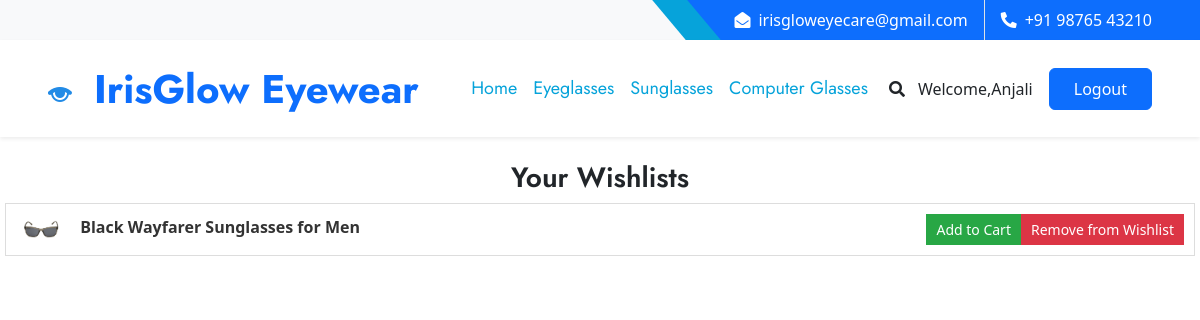
The page /wishlist/ (signed in) on the database as committed earlier.
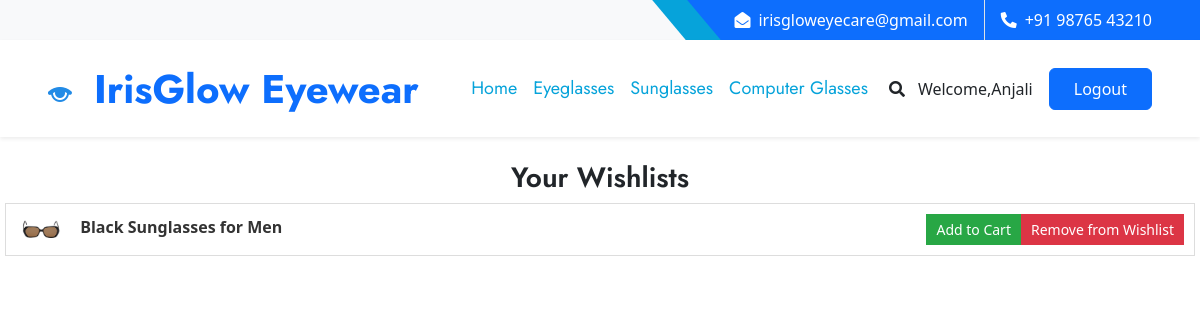
The same page on the database as committed later.
### IrisGlowApp/models.py (models this page shows, shortened)
class Wishlist(models.Model):
    user = models.ForeignKey(User, on_delete=models.CASCADE)
    frame = models.ForeignKey(Frame, on_delete=models.CASCADE)

class Frame(models.Model):
    GENDER_CHOICES = (
        ('M', 'Male'),
        ('F', 'Female'),
        ('K', 'Kids'),
    )
    CATEGORY_CHOICES = (
        ('Eyeglasses', 'Eyeglasses'),
        ('Sunglasses', 'Sunglasses'),
        ('Computer Glasses', 'Computer Glasses'),
    )
    FRAME_MATERIAL_CHOICES = (
        ('Metal', 'Metal'),
        ('Plastic', 'Plastic'),
        ('Wood', 'Wood'),
        ('Aluminium', 'Aluminium'),
        ('Glass', 'Glass'),
    )
    FRAME_STYLE_CHOICES = (
        ('Circle', 'Circle'),
        ('Rectangle', 'Rectangle'),
        ('Geometric', 'Geometric'),
        ('Square', 'Square'),
    )
    SIZE_CHOICES = (
        ('Small', 'Small'),
        ('Medium', 'Medium'),
        ('Large', 'Large'),
    )
    BRAND_CHOICES = (
        ('Fastrack', 'Fastrack'),
        ('Titan', 'Titan'),
        ('Essilor', 'Essilor'),
        ('Ray-Ban', 'Ray-Ban'),
        ('Boss', 'Boss'),
        ('Polaroid', 'Polaroid'),
        ('Vogue', 'Vogue'),
    )
    COLOR_CHOICES = (
        ('Red', 'Red'),
        ('Blue', 'Blue'),
        ('Green', 'Green'),
        ('Black', 'Black'),
        ('White', 'White'),
    )
    TEMPLE_LENGTH_CHOICES = [
        ('140', '140 mm'),
        ('141', '141 mm'),
        ('142', '142 mm'),
        ('143', '143 mm'),
        ('144', '144 mm'),
        ('145', '145 mm'),
        ('146', '146 mm'),
        ('147', '147 mm'),
        ('148', '148 mm'),
        ('149', '149 mm'),
        ('150', '150 mm'),
        ('151', '151 mm'),
        ('152', '152 mm'),
        ('153', '153 mm'),
        ('154', '154 mm'),
        ('155', '155 mm'),
        ('156', '156 mm'),
        ('157', '157 mm'),
        ('158', '158 mm'),
    ]
    BRIDGE_SIZE_CHOICES = [
        ('15', '15 mm'),
        ('16', '16 mm'),
        ('17', '17 mm'),
        ('18', '18 mm'),
        ('19', '19 mm'),
        ('20', '20 mm'),
        ('21', '21 mm'),
        ('22', '22 mm'),
        ('23', '23 mm'),
        ('24', '24 mm'),
        ('25', '25 mm'),
    ]
    LENS_WIDTH_CHOICES = [
        ('45', '45 mm'),
        ('46', '46 mm'),
        ('47', '47 mm'),
        ('48', '48 mm'),
        ('49', '49 mm'),
        ('50', '50 mm'),
        ('51', '51 mm'),
        ('52', '52 mm'),
        ('53', '53 mm'),
        ('54', '54 mm'),
        ('55', '55 mm'),
        ('56', '56 mm'),
        ('57', '57 mm'),
        ('58', '58 mm'),
    ]
    name = models.CharField(max_length=255, unique=True)
    brand_name = models.CharField(max_length=255, choices=BRAND_CHOICES)
    category = models.CharField(max_length=255, choices=CATEGORY_CHOICES)
    product_description = models.TextField()
    material_description = models.TextField()
    gender = models.CharField(max_length=1, choices=GENDER_CHOICES)
    price = models.DecimalField(max_digits=10, decimal_places=2, validators=[MaxValueValidator(10000)])
    stock_quantity = models.PositiveIntegerField(default=0)
    production_date = models.DateField(null=True, blank=True)
    color = models.CharField(max_length=50, null=True, blank=True, choices=COLOR_CHOICES)
    size = models.CharField(max_length=10, choices=SIZE_CHOICES, null=True, blank=True)
    frame_material = models.CharField(max_length=20, choices=FRAME_MATERIAL_CHOICES, null=True, blank=True)
    frame_style = models.CharField(max_length=20, choices=FRAME_STYLE_CHOICES, null=True, blank=True)
    temple_length = models.CharField(max_length=3, choices=TEMPLE_LENGTH_CHOICES, default='15')
    bridge_size = models.CharField(max_length=5, choices=BRIDGE_SIZE_CHOICES, default='15')
    lens_width = models.CharField(max_length=5, choices=LENS_WIDTH_CHOICES, default='15')
    thumbnail = models.ImageField(upload_to='frame_thumbnails/')
    image_2 = models.ImageField(upload_to='frame_images/', blank=True, null=True)
    image_3 = models.ImageField(upload_to='frame_images/', blank=True, null=True)
    image_4 = models.ImageField(upload_to='frame_images/', blank=True, null=True)
    image_5 = models.ImageField(upload_to='frame_images/', blank=True, null=True)
    frame_id = models.AutoField(primary_key=True, unique=True)

### IrisGlowApp/views.py (the view)
# urls.py: path('wishlist/', views.view_wishlist, name='wishlist'),
def view_wishlist(request):
    user = request.user
    wishlist_items = Wishlist.objects.filter(user=user)
    return render(request, 'wishlist.html', {'wishlist_items': wishlist_items})

### template/wishlist.html (shortened to what this page needs)
{% load static %}
<!DOCTYPE html>
<html lang="en">
<head>
    <link href="https://cdnjs.cloudflare.com/ajax/libs/font-awesome/5.10.0/css/all.min.css" rel="stylesheet">
    <link href="https://cdn.jsdelivr.net/npm/bootstrap-icons@1.4.1/font/bootstrap-icons.css" rel="stylesheet">
    <link href="{% static 'lib/owlcarousel/assets/owl.carousel.min.css' %}" rel="stylesheet">
    <link href="{% static 'lib/animate/animate.min.css' %}" rel="stylesheet">
    <link href="{% static 'lib/tempusdominus/css/tempusdominus-bootstrap-4.min.css' %}" rel="stylesheet" />
    <link href="{% static 'lib/twentytwenty/twentytwenty.css' %}" rel="stylesheet" />
    <link href="{% static 'css/bootstrap.min.css' %}" rel="stylesheet">
    <link href="{% static 'css/style.css' %}" rel="stylesheet">
    <link href="https://cdn.jsdelivr.net/npm/bootstrap@5.3.0/dist/css/bootstrap.min.css" rel="stylesheet">
</head>
<body>
    <div class="container-fluid bg-light ps-5 pe-0 d-none d-lg-block">
        <div class="row gx-0">
            <div class="col-md-6 text-center text-lg-start mb-2 mb-lg-0">
            </div>
            <div class="col-md-6 text-center text-lg-end">
                <div class="position-relative d-inline-flex align-items-center bg-primary text-white top-shape px-5">
                    <div class="me-3 pe-3 border-end py-2">
                        <p class="m-0"><i class="fa fa-envelope-open me-2"></i>irisgloweyecare@gmail.com</p>
                    </div>
                    <div class="py-2">
                        <p class="m-0"><i class="fa fa-phone-alt me-2"></i>+91 98765 43210</p>
                    </div>
                </div>
            </div>
        </div>
    </div>
    <nav class="navbar navbar-expand-lg bg-white navbar-light shadow-sm px-5 py-3 py-lg-0">
        <a href="index.html" class="navbar-brand p-0">
            <h1 class="m-0 text-primary">
                <img src="{% static 'img/img1.png' %}">
              IrisGlow Eyewear</h1>
        </a>
        {% if user.is_authenticated %}
        <div class="collapse navbar-collapse" id="navbarCollapse">
            <div class="navbar-nav ms-auto py-0">
                <a href="{% url 'buyframes' %}" class="nav-item nav-link active">Home</a>
                <a href="{% url 'eyeglasses' %}" class="nav-item nav-link active">Eyeglasses</a>
                <a href="{% url 'sunglasses' %}" class="nav-item nav-link active">Sunglasses</a>
                <a href="{% url 'computerglasses' %}" class="nav-item nav-link active">Computer Glasses</a>
                </div>
            </div>
            <button type="button" class="btn text-dark" data-bs-toggle="modal" data-bs-target="#searchModal"><i class="fa fa-search"></i></button>
            <a href="" class="nav-item nav-link">Welcome,{{user.first_name}}</a>
            <a href="{% url 'logout' %}" class="btn btn-primary py-2 px-4 ms-3">Logout</a>
        {% endif %}
    </nav>
    {% block content %}
    <br>
    <h3><center>Your Wishlists</center></h3>
    {% if wishlist_items %}
        <ul>
            {% for item in wishlist_items %}
                <li>
                    <div class="item-details">
                        <a href="{% url 'frame_details_common' frame_id=item.frame_id %}" class="product-name">
                            <img src="{{ item.frame.thumbnail.url }}" alt="{{ item.frame.name }}">
                            {{ item.frame.name }}
                        </a>
                    </div>
                    <a href="{% url 'add_to_cart' frame_id=item.frame_id %}" class="add-to-cart-button">Add to Cart</a>
                    <a href="{% url 'remove_from_wishlist' frame_id=item.frame_id %}" class="remove-button">Remove from Wishlist</a>
                </li>
            {% endfor %}
        </ul>
    {% else %}
        <p>Your wishlist is empty.</p>
    {% endif %}
{% endblock %}

Rows that differ between the two databases and show on the page:
removed Wishlist: frame.thumbnail (picture), frame.name "Black Wayfarer Sunglasses for Men"
added Wishlist: frame.thumbnail (picture), frame.name "Black Sunglasses for Men"
